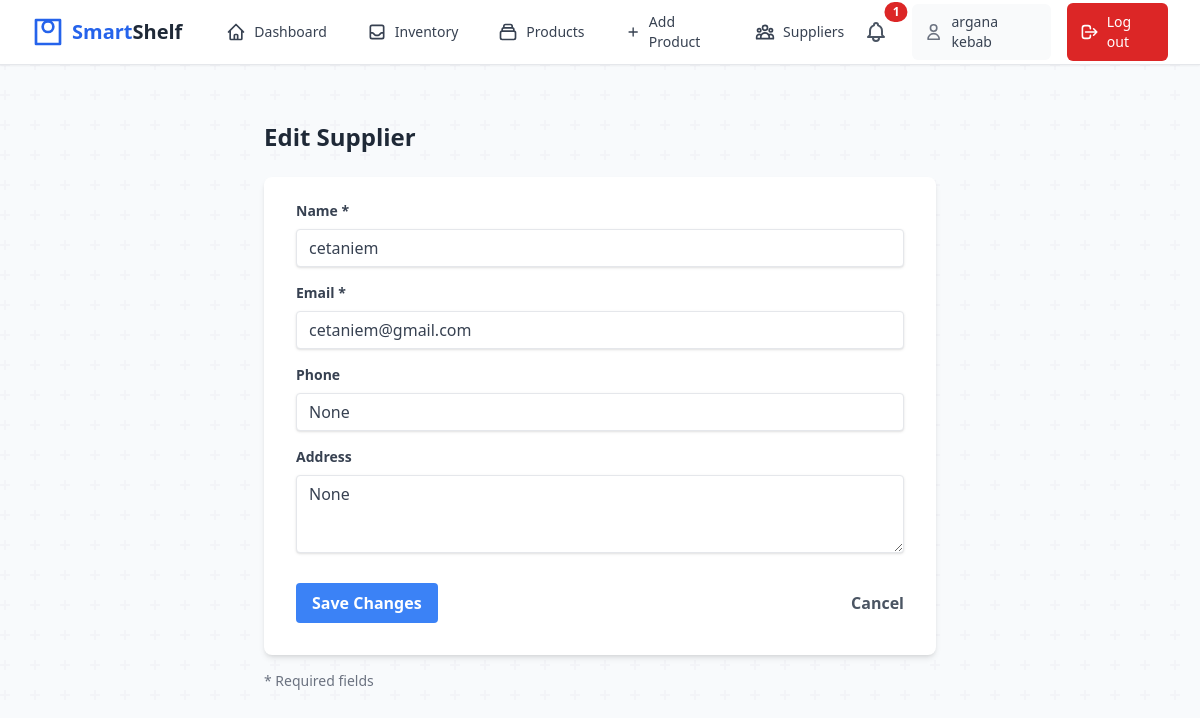
The page /suppliers/2/edit (signed in) on the database its author committed.
### models.py (models this page shows, shortened)
class Store(db.Model):
    id = db.Column(db.Integer, primary_key=True)
    name = db.Column(db.String(100), nullable=False)
    address = db.Column(db.Text)
    phone = db.Column(db.String(20))
    vat_number = db.Column(db.String(50))
    email = db.Column(db.String(120))
    operating_hours = db.Column(db.Text)
    notes = db.Column(db.Text)
    status = db.Column(db.String(20), default="Open")
    created_at = db.Column(db.DateTime, default=datetime.utcnow)
    updated_at = db.Column(db.DateTime, default=datetime.utcnow, onupdate=datetime.utcnow)
    users = db.relationship('User', back_populates='store')
    products = db.relationship('Product', back_populates='store')
    suppliers = db.relationship('Supplier', back_populates='store')
    categories = db.relationship('Category', back_populates='store', cascade='all, delete-orphan')
    orders = db.relationship('Order', back_populates='store')
    audit_logs = db.relationship('StoreAuditLog', back_populates='store')

class Supplier(db.Model):
    id = db.Column(db.Integer, primary_key=True)
    name = db.Column(db.String(100), nullable=False)
    email = db.Column(db.String(120), nullable=False)
    phone = db.Column(db.String(20))
    address = db.Column(db.String(200))
    created_at = db.Column(db.DateTime, default=datetime.utcnow)
    store_id = db.Column(db.Integer, db.ForeignKey('store.id'), nullable=False)
    store = db.relationship('Store', back_populates='suppliers')
    products = db.relationship('Product', back_populates='supplier')
    orders = db.relationship('Order', back_populates='supplier')

### app.py (the view, shortened to what this page needs)
@app.route('/suppliers/<int:supplier_id>/edit', methods=['GET', 'POST'])
@login_required
def edit_supplier(supplier_id):
    if not current_user.store:
        flash('Please create a store first.', 'error')
        return redirect(url_for('create_store'))
    supplier = Supplier.query.filter_by(
        id=supplier_id,
        store_id=current_user.store.id
    ).first_or_404()
    return render_template('supplier_form.html', supplier=supplier)

### app.py (called while the page is built)
@login_manager.user_loader
def load_user(user_id):
    return User.query.get(int(user_id))

@app.context_processor
def inject_low_stock_data():
    if current_user.is_authenticated and current_user.store:
        products = Product.query.filter_by(store_id=current_user.store.id).all()
        low_stock_products = [p for p in products if p.quantity <= p.min_threshold]
        return {
            'low_stock_products': low_stock_products,
            'low_stock_count': len(low_stock_products)
        }
    return {
        'low_stock_products': [],
        'low_stock_count': 0
    }

### templates/supplier_form.html (shortened to what this page needs)
{% extends "base.html" %}
{% block content %}
<div class="container mx-auto px-4 py-8">
    <div class="max-w-2xl mx-auto">
        <h1 class="text-2xl font-bold text-gray-800 mb-6">
            {% if supplier %}Edit Supplier{% else %}Add New Supplier{% endif %}
        </h1>
        <form method="POST" class="bg-white shadow-md rounded-lg px-8 pt-6 pb-8 mb-4">
            <div class="mb-4">
                <label class="block text-gray-700 text-sm font-bold mb-2" for="name">
                    Name *
                </label>
                <input class="shadow appearance-none border rounded w-full py-2 px-3 text-gray-700 leading-tight focus:outline-none focus:shadow-outline"
                       id="name"
                       name="name"
                       type="text"
                       value="{{ supplier.name if supplier else '' }}"
                       required>
            </div>
            <div class="mb-4">
                <label class="block text-gray-700 text-sm font-bold mb-2" for="email">
                    Email *
                </label>
                <input class="shadow appearance-none border rounded w-full py-2 px-3 text-gray-700 leading-tight focus:outline-none focus:shadow-outline"
                       id="email"
                       name="email"
                       type="email"
                       value="{{ supplier.email if supplier else '' }}"
                       required>
            </div>
            <div class="mb-4">
                <label class="block text-gray-700 text-sm font-bold mb-2" for="phone">
                    Phone
                </label>
                <input class="shadow appearance-none border rounded w-full py-2 px-3 text-gray-700 leading-tight focus:outline-none focus:shadow-outline"
                       id="phone"
                       name="phone"
                       type="tel"
                       value="{{ supplier.phone if supplier else '' }}">
            </div>
            <div class="mb-6">
                <label class="block text-gray-700 text-sm font-bold mb-2" for="address">
                    Address
                </label>
                <textarea class="shadow appearance-none border rounded w-full py-2 px-3 text-gray-700 leading-tight focus:outline-none focus:shadow-outline"
                          id="address"
                          name="address"
                          rows="3">{{ supplier.address if supplier else '' }}</textarea>
            </div>
            <div class="flex items-center justify-between">
                <button class="bg-blue-500 hover:bg-blue-600 text-white font-bold py-2 px-4 rounded focus:outline-none focus:shadow-outline"
                        type="submit">
                    {% if supplier %}Save Changes{% else %}Add Supplier{% endif %}
                </button>
                <a href="{{ url_for('suppliers') }}"
                   class="text-gray-600 hover:text-gray-800 font-semibold">
                    Cancel
                </a>
            </div>
        </form>
        <p class="text-sm text-gray-500">* Required fields</p>
    </div>
</div>
{% endblock %}

### templates/base.html (shortened to what this page needs)
<!DOCTYPE html>
<html lang="en">
<head>
    <script src="https://cdn.tailwindcss.com"></script>
    <link rel="stylesheet" href="{{ url_for('static', filename='style.css') }}">
</head>
<body class="bg-pattern min-h-screen">
    {% if current_user.is_authenticated and current_user.store %}
    <nav class="bg-white shadow-sm border-b border-gray-200">
        <div class="max-w-7xl mx-auto px-4 sm:px-6 lg:px-8">
            <div class="flex justify-between h-16">
                <div class="flex">
                    <div class="flex-shrink-0 flex items-center">
                        <a href="{{ url_for('dashboard') }}" class="text-xl font-bold text-gray-800 flex items-center">
                            <svg class="w-8 h-8 mr-2 text-blue-600" fill="none" stroke="currentColor" viewBox="0 0 24 24">
                                <path stroke-linecap="round" stroke-linejoin="round" stroke-width="2" d="M3 3h18v18H3z M16 8a4 4 0 11-8 0 4 4 0 018 0z"/>
                            </svg>
                            <span class="text-blue-600">Smart</span><span class="text-gray-800">Shelf</span>
                        </a>
                    </div>
                    <div class="hidden md:ml-8 md:flex md:space-x-4">
                        <a href="{{ url_for('dashboard') }}" class="inline-flex items-center px-3 py-2 rounded-md text-sm font-medium {% if request.endpoint == 'dashboard' %}bg-blue-50 text-blue-700{% else %}text-gray-700 hover:bg-gray-50{% endif %}">
                            <svg class="w-5 h-5 mr-2" fill="none" stroke="currentColor" viewBox="0 0 24 24">
                                <path stroke-linecap="round" stroke-linejoin="round" stroke-width="2" d="M3 12l2-2m0 0l7-7 7 7M5 10v10a1 1 0 001 1h3m10-11l2 2m-2-2v10a1 1 0 01-1 1h-3m-6 0a1 1 0 001-1v-4a1 1 0 011-1h2a1 1 0 011 1v4a1 1 0 001 1m-6 0h6"/>
                            </svg>
                            Dashboard
                        </a>
                        <a href="{{ url_for('inventory') }}" class="inline-flex items-center px-3 py-2 rounded-md text-sm font-medium {% if request.endpoint == 'inventory' %}bg-blue-50 text-blue-700{% else %}text-gray-700 hover:bg-gray-50{% endif %}">
                            Inventory
                        </a>
                        <a href="{{ url_for('products') }}" class="inline-flex items-center px-3 py-2 rounded-md text-sm font-medium {% if request.endpoint == 'products' %}bg-blue-50 text-blue-700{% else %}text-gray-700 hover:bg-gray-50{% endif %}">
                            <svg class="w-5 h-5 mr-2" fill="none" stroke="currentColor" viewBox="0 0 24 24">
                                <path stroke-linecap="round" stroke-linejoin="round" stroke-width="2" d="M19 11H5m14 0a2 2 0 012 2v6a2 2 0 01-2 2H5a2 2 0 01-2-2v-6a2 2 0 012-2m14 0V9a2 2 0 00-2-2M5 11V9a2 2 0 012-2m0 0V5a2 2 0 012-2h6a2 2 0 012 2v2M7 7h10"/>
                            </svg>
                            Products
                        </a>
                        <a href="{{ url_for('add_product') }}" class="inline-flex items-center px-3 py-2 rounded-md text-sm font-medium {% if request.endpoint == 'add_product' %}bg-blue-50 text-blue-700{% else %}text-gray-700 hover:bg-gray-50{% endif %}">
                            <svg class="w-5 h-5 mr-2" fill="none" stroke="currentColor" viewBox="0 0 24 24">
                                <path stroke-linecap="round" stroke-linejoin="round" stroke-width="2" d="M12 6v6m0 0v6m0-6h6m-6 0H6"/>
                            </svg>
                            Add Product
                        </a>
                        <a href="{{ url_for('suppliers') }}" class="inline-flex items-center px-3 py-2 rounded-md text-sm font-medium {% if request.endpoint == 'suppliers' %}bg-blue-50 text-blue-700{% else %}text-gray-700 hover:bg-gray-50{% endif %}">
                            Suppliers
                        </a>
                    </div>
                </div>
                <div class="flex items-center space-x-4">
                    <div class="dropdown relative">
                        <button id="notificationBtn" class="relative p-2 rounded-full hover:bg-gray-100 focus:outline-none focus:ring-2 focus:ring-offset-2 focus:ring-blue-500">
                            {% if low_stock_count > 0 %}
                            <span class="absolute top-0 right-0 inline-flex items-center justify-center px-2 py-1 text-xs font-bold leading-none text-white transform translate-x-1/2 -translate-y-1/2 bg-red-600 rounded-full">
                                {{ low_stock_count }}
                            </span>
                            {% endif %}
                        </button>
                    </div>
                    <a href="{{ url_for('profile') }}" class="flex items-center space-x-2 bg-gray-50 px-3 py-2 rounded-md hover:bg-gray-100 transition-colors duration-150">
                        <svg class="w-5 h-5 text-gray-500" fill="none" stroke="currentColor" viewBox="0 0 24 24">
                            <path stroke-linecap="round" stroke-linejoin="round" stroke-width="2" d="M16 7a4 4 0 11-8 0 4 4 0 018 0zM12 14a7 7 0 00-7 7h14a7 7 0 00-7-7z"/>
                        </svg>
                        <span class="text-sm font-medium text-gray-700">{{ current_user.store.name }}</span>
                    </a>
                    <a href="{{ url_for('logout') }}" class="inline-flex items-center px-3 py-2 border border-transparent text-sm font-medium rounded-md text-white bg-red-600 hover:bg-red-700 focus:outline-none focus:ring-2 focus:ring-offset-2 focus:ring-red-500">
                        <svg class="w-5 h-5 mr-2" fill="none" stroke="currentColor" viewBox="0 0 24 24">
                            <path stroke-linecap="round" stroke-linejoin="round" stroke-width="2" d="M17 16l4-4m0 0l-4-4m4 4H7m6 4v1a3 3 0 01-3 3H6a3 3 0 01-3-3V7a3 3 0 013-3h4a3 3 0 013 3v1"/>
                        </svg>
                        Log out
                    </a>
                </div>
            </div>
        </div>
    </nav>
    {% endif %}
    <main class="max-w-7xl mx-auto py-6 sm:px-6 lg:px-8">
        {% block content %}{% endblock %}
    </main>
</body>
</html>

### templates/base.html (style rules this page uses)
.bg-pattern { background-color: #f8fafc; }

### rows shown on the page
Store: store.name "argana kebab"
Supplier: name "cetaniem", email "cetaniem@gmail.com", phone "None", address "None"

### other values the page prints
{{ low_stock_count }} "1"
